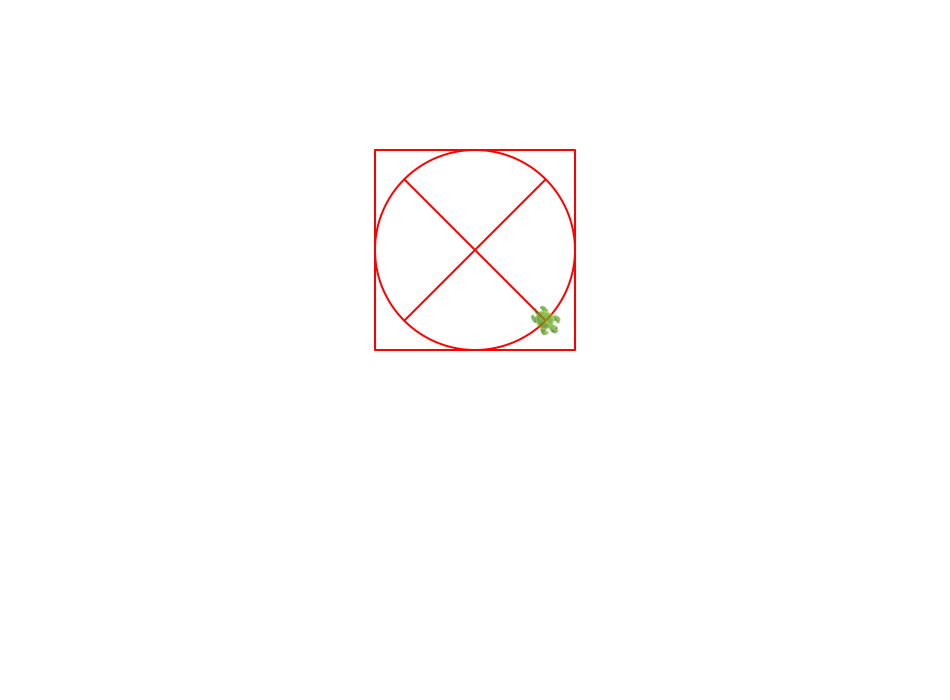
#> input picture .audit_tmp/10_2.png, 950 x 700 px
$ python -i kojo_renderer.py   (imports and definitions only)
#> lines starting #> are read from the running program, lines starting #| are printed output that depends on the picture; after the words box and inside, x2 and y2 are one past the last pixel; in counts of white or black regions, pixels touching at a corner belong together
"""
utils/kojo_renderer.py
Renders Kojo code to PNG by calling run-kojo-headless.sh.
Works from both Windows (via WSL subprocess) and directly inside WSL.
"""

import hashlib
import os
import shutil
import subprocess
import uuid
from pathlib import Path

import numpy as np
from PIL import Image

# Background luma threshold — pixels brighter than this are considered whitespace
_BG_LUMA    = 240
# Uniform margin around the content bbox, in pixels
_MARGIN_PX  = 20
# Final square output size (512 comfortably covers max observed content ~402×310)
_OUT_SIZE   = 512


def _crop_to_content(png_path: str) -> None:
    """
    Trim whitespace from a rendered PNG, then center it on a _OUT_SIZE square.
    Overwrites the file in place.
    """
#> called with png_path = '../.audit_tmp/10_2.png'
    img  = Image.open(png_path).convert("RGB")
    arr  = np.array(img, dtype=np.float32)
    gray = arr[:, :, 0] * 0.299 + arr[:, :, 1] * 0.587 + arr[:, :, 2] * 0.114
    mask = gray < _BG_LUMA
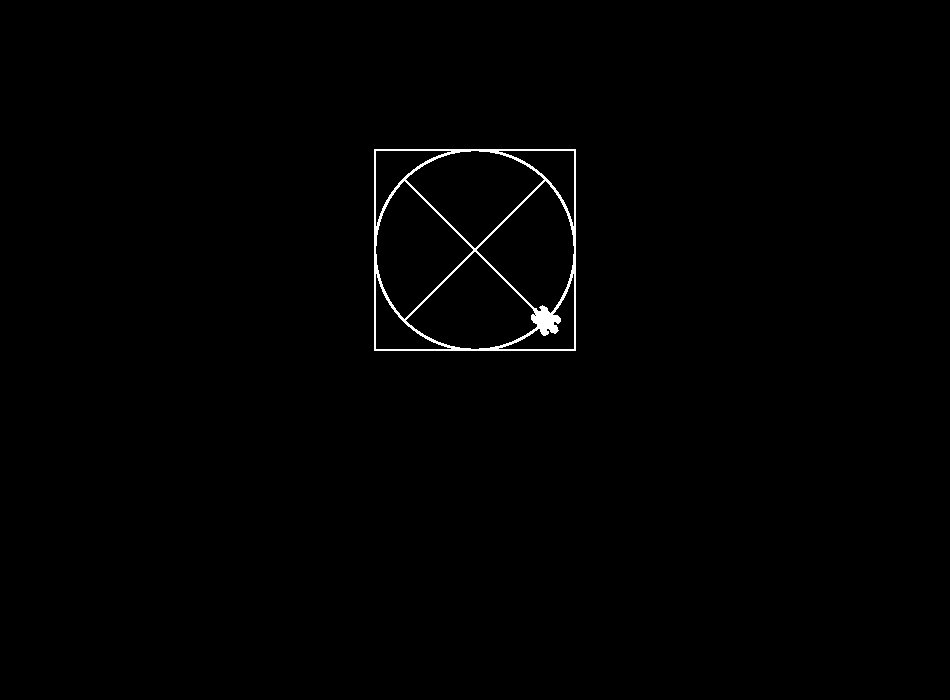
#> mask: shape (700, 950) bool; 0.66% white; 1 white region, box (x1, y1, x2, y2) and area: (374, 149, 576, 351) 4407

    if not mask.any():
        # Blank canvas — just resize to output square
        img.resize((_OUT_SIZE, _OUT_SIZE), Image.LANCZOS).save(png_path)
        return

    rows = np.where(np.any(mask, axis=1))[0]
#> rows = 202 values from 149 to 350
    cols = np.where(np.any(mask, axis=0))[0]
#> cols = 202 values from 374 to 575
    r0, r1 = int(rows[0]),  int(rows[-1])
#> r0 = 149; r1 = 350
    c0, c1 = int(cols[0]),  int(cols[-1])
#> c0 = 374; c1 = 575

    # Add margin, clamp to image bounds
    h, w = arr.shape[:2]
#> h = 700; w = 950
    r0 = max(0,     r0 - _MARGIN_PX)
#> r0 = 129
    r1 = min(h - 1, r1 + _MARGIN_PX)
#> r1 = 370
    c0 = max(0,     c0 - _MARGIN_PX)
#> c0 = 354
    c1 = min(w - 1, c1 + _MARGIN_PX)
#> c1 = 595

    cropped = img.crop((c0, r0, c1 + 1, r1 + 1))  # PIL crop is (left, top, right, bottom)
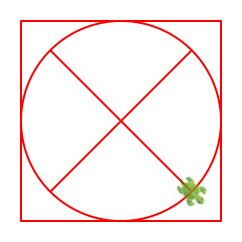
#> cropped: PIL image 242x242 RGB; mean R, G, B 254.1, 239.7, 239

    # Center on white square canvas
    canvas = Image.new("RGB", (_OUT_SIZE, _OUT_SIZE), (255, 255, 255))
#> canvas: PIL image 512x512 RGB; every value is 255
    cw, ch = cropped.size
#> cw = 242; ch = 242
    # Scale down only if content is larger than canvas
    if cw > _OUT_SIZE or ch > _OUT_SIZE:
        scale   = min(_OUT_SIZE / cw, _OUT_SIZE / ch)
        cropped = cropped.resize((int(cw * scale), int(ch * scale)), Image.LANCZOS)
        cw, ch  = cropped.size
    ox = (_OUT_SIZE - cw) // 2
#> ox = 135
    oy = (_OUT_SIZE - ch) // 2
#> oy = 135
    canvas.paste(cropped, (ox, oy))
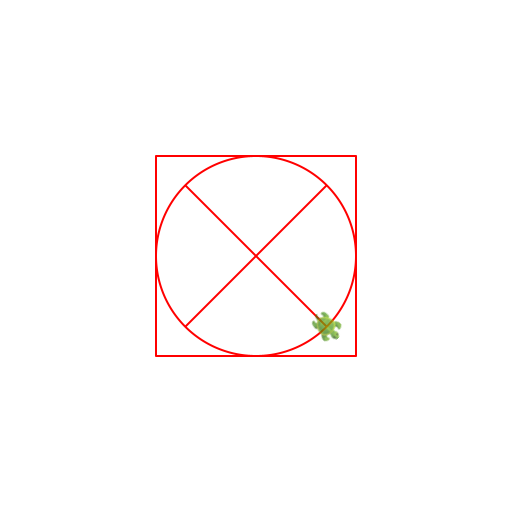
#> canvas: PIL image 512x512 RGB; mean R, G, B 254.8, 251.6, 251.4
    canvas.save(png_path)

_ROOT             = Path(__file__).parent.parent
KOJO_HEADLESS_DIR = _ROOT / "kojo-headless"
CACHE             = _ROOT / ".render_cache"

# Detect if we're already inside WSL or on Windows
_RUNNING_IN_WSL = os.path.exists("/proc/version")

# [6 lines left out: function _to_wsl_path, not called in this run]

# When in WSL, KOJO_HEADLESS_DIR is already a valid Linux path via /mnt/
WSL_WORK_DIR = str(KOJO_HEADLESS_DIR) if _RUNNING_IN_WSL else _to_wsl_path(KOJO_HEADLESS_DIR)


# [71 lines left out: functions render, code_to_image, not called in this run]

>>> result = _crop_to_content('../.audit_tmp/10_2.png')
